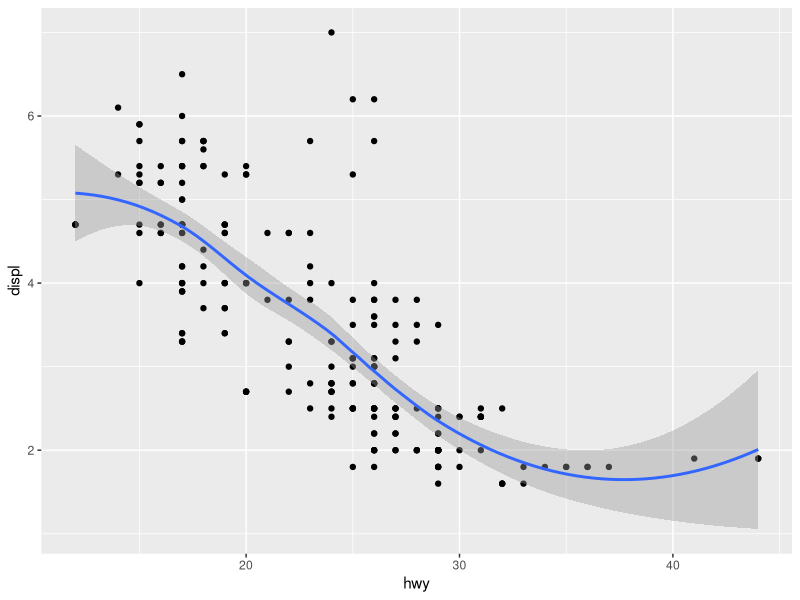

Write R code to recreate this figure.
## ---- chunk 1
knitr::opts_chunk$set(echo = FALSE)
library(tidyverse)
library(lubridate)
## ---- chunk 2
x <- 5
y <- 25

x != y #TRUE
#x*x = y #ERROR (= does assignment not comparison. x*x == y would return TRUE)
x^2>y #FALSE
y<x #FALSE
## ---- chunk 3
my_date <- "July 31, 2020"

mdy(my_date) - months(5) #NA
mdy(my_date) %m-% months(5) #"2020-02-29"
as_date(my_date) %m-% months(5) #NA
# to use as_date() here, you would have to provide a format as below
# as_date(my_date, format="%B %d, %Y")
as_date(my_date) - months(5) #NA
## ---- chunk 4
# A (we gave credit for this answer)
# https://www.rdocumentation.org/packages/base/versions/3.6.2/topics/list 
# says "Almost all lists in R internally are Generic Vectors"
test_vector <- c("hi", 3, 9)
is.list(test_vector) # however this returns false. difference is subtle and too tricky

test_list <- list("hi", 3, 9)
typeof(test_list)

# B (correct answer)
str(test_vector) # these all become strings
str(test_list) # only "hi" is a string; numbers remain numeric

# C
str(test_vector) # all strings

# D
test_vector[1] # works
test_list[1] # also works

## ---- chunk 5
seq(2,10,by=2) #2  4  6  8 10 - CORRECT
2:10 #2  3  4  5  6  7  8  9 10
seq(2,10,length.out=4) #2.000000  4.666667  7.333333 10.000000
#even(2,10) #Error: could not find function "even"
## ---- chunk 6
mpg %>%
  select(displ, hwy) %>%
  ggplot(mapping = aes(x = hwy, y = displ)) + 
  geom_point() + 
  geom_smooth()
## ---- chunk 7
multi_list<- list("Numbers" = seq(3,21,by=3), 
                  "Matrix" = matrix(c(-3,9,6,12,3,21), nrow = 2),
                  "Words"=list("one","two","three"))

 multi_list[["Numbers"]][1] #3
 multi_list[[2]][1,3] #3
 length(multi_list[["Words"]]) #3
 multi_list["Numbers"][1] #3  6  9 12 15 18 21 - CORRECT
## ---- chunk 8
test_tib <- as_tibble(iris)
test_df <- data.frame(iris)


test_tib # A: data type included

test_tib <- test_tib %>% rename("Sepal Length!!" = Sepal.Length)
names(test_tib) # B: spaces and symbols allowed

# C:
#  "All data frames have a row names attribute" 
#  https://www.rdocumentation.org/packages/base/versions/3.6.2/topics/row.names
# "tibble() ... never creates row names." https://r4ds.had.co.nz/tibbles.html 
## ---- chunk 9
df <- data.frame(
  state=c("CA","CA","AZ","AZ"),
  year=c(2019,2020,2019,2020),
  cases=c(34,23,89,27)
)
df
## ---- chunk 10
df$cases #vector
df[3] #df/tibble
#df[[cases]] #error
df["cases"] #df/tibble
## ---- chunk 11
df
## ---- chunk 12
subset(df,year==2020)
## ---- chunk 13
 df[which(df$year==2020),]
 # df[c(2,4)] #CORRECT (returns error)
 df[df$year==2020,]
 subset(df,year==2020)
## ---- chunk 14
l <- 12 # Length
w <- 5 # Width
h <- 6 # Height
## ---- chunk 15
# A: volume never calculated
# if(volume >= 2000) {
#     print("too big")
#     } else if (volume <= 1000){
#     print("too small")
#     } else {
#     print("just right")
#     }

# B: volume is correctly calculated as 360 but logic is incorrect
# (prints "just right" when it should be "too small")
# volume <- l*w*h
# 
# if(volume >= 2000) {
#     print("too big")
#     } else if (volume < 2000){
#     print("just right")
#     } else {
#     print("too small")
#     }

# C: correct answer
volume <- l*w*h
  
if(volume >= 2000) {
    print("too big")
    } else if (volume <= 1000){
    print("too small")
    } else {
    print("just right")
    }

# D: logic is correct but the value is never printed
# volume <- l*w*h
#   
# if(volume >= 2000) {
#     output <- "too big"
#     } else if (volume <= 1000){
#     output <- "too small"
#     } else {
#     output <- "just right"
#     }
## ---- chunk 16
payer <- read_csv("inpatient_payer_ca.csv")

str(payer)
## ---- chunk 17
# this is not the only method
payer <- read_csv(
  "inpatient_payer_ca.csv",
  col_types = "nncccnn"      #this is the argument we were looking for
)

str(payer)
## ---- chunk 18
payer <- payer %>%
  rename_with(~ tolower(gsub(" ","_",.x,fixed=TRUE))) 

# another method using stringr
colnames(payer) <- str_to_lower(gsub(" ", "_", colnames(payer)))

names(payer)
## ---- chunk 19
payer12 <- payer %>%
  arrange(year,oshpd_facility_number, expected_payer, desc(count)) %>%
  distinct(year,oshpd_facility_number, expected_payer, .keep_all=TRUE)

count(payer12)
# 21899 is cut down to 21632 rows
## ---- chunk 20
# search for the exact name of Kern Medical Center
names <- unique(payer12$facility_name)
names[str_detect(names, "KERN")]
# filter desired row
filter(payer12, 
       facility_name == "KERN MEDICAL CENTER", 
       year == 2013, 
       expected_payer == "Private Coverage")
# count is 733
## ---- chunk 21
payer13 <- payer12 %>%
    filter(expected_payer=="Medi-Cal" & year %in% 2010:2015) 

# another filter method to accomplish the same thing
payer13 <- payer12 %>%
    filter(expected_payer == "Medi-Cal", year <= 2015, year >= 2010)

count(payer13) #2557
## ---- chunk 22
payer14 <- payer13 %>%
  mutate(pct_medi_cal = round(100*count/total_inpatient_stays,1)) 

payer14 %>% filter(facility_name=="EDEN MEDICAL CENTER" & year==2015) %>%
  pull(pct_medi_cal) #28.4
## ---- chunk 23
payer15 <- payer14 %>%
  arrange(desc(year),desc(pct_medi_cal))

head(select(payer15, facility_name, pct_medi_cal))

# STAR VIEW ADOLESCENT - P H F
# CRESTWOOD PSYCHIATRIC HEALTH FACILITY-CARMICHAEL	
# CRESTWOOD PSYCHIATRIC HEALTH FACILITY-SACRAMENTO
## ---- chunk 24
summary(payer15$pct_medi_cal) #summary includes the mean (27.38)
mean(payer15$pct_medi_cal) #or calculate the average specifically

payer16 <- payer15 %>%
  mutate(above_below_avg = if_else(pct_medi_cal >= 27.38,"above","below"))
## ---- chunk 25
payer16 %>% filter(year==2010 & facility_name=="WOODLAND MEMORIAL HOSPITAL") %>%
    pull(above_below_avg) #below
## ---- chunk 26
payer17 <- payer16 %>%
  mutate(kaiser_flag = if_else(str_detect(facility_name,"KAISER")==TRUE,
                               "kaiser",
                               "not kaiser")) %>%
  filter(kaiser_flag=="kaiser" & count>0 & year==2015)

count(payer17) #32
## ---- chunk 27
payer17 %>% arrange(desc(pct_medi_cal)) %>% head(1) %>% pull(facility_name)
#	KAISER FND HOSP - SOUTH SACRAMENTO
## ---- chunk 28
payer18 <- payer %>%
  filter(year==2015 & expected_payer=="Medi-Cal") %>%
  select(facility_name, county_name, expected_payer, count, total_inpatient_stays) %>%
  group_by(county_name) %>%
  summarise(medical_total = sum(count),
            all_total = sum(total_inpatient_stays)) %>%
  arrange(desc(medical_total))

head(payer18) #LOS ANGELES
## ---- chunk 29
payer19 <- payer18 %>%
  mutate(coverage_cat = case_when(
    medical_total/all_total > 0.66 ~ "High",
    medical_total/all_total > 0.33 ~ "Medium",
    TRUE ~ "Low"
  )) %>%
  group_by(coverage_cat) %>%
  count() 

payer19 #32
## ---- chunk 30
payer20 <- payer %>%
  filter(year==2015) %>%
  select(facility_name, county_name, expected_payer, count) %>%
  pivot_wider(names_from=expected_payer, values_from=count)

count(payer20) #449
## ---- chunk 31
# pivot_wider(names_from=expected_payer, values_from=count)
## ---- chunk 32
payer_extra <- read_csv(
  "inpatient_payer_ca.csv",
  col_types = "nncccnn") %>%
  rename_with(~ tolower(gsub(" ","_",.x,fixed=TRUE))) %>%
  filter(year==2015 & expected_payer=="Medi-Cal") %>%
  select(facility_name, county_name, expected_payer, count, total_inpatient_stays) %>%
  group_by(county_name) %>%
  summarise(medical_total = sum(count),
            all_total = sum(total_inpatient_stays)) %>%
  mutate(coverage_cat = case_when(
    medical_total/all_total > 0.66 ~ "High",
    medical_total/all_total > 0.33 ~ "Medium",
    TRUE ~ "Low"
  )) %>%
  group_by(coverage_cat) %>%
  count()

payer_extra
identical(payer_extra, payer19) #show they are the same
## ---- chunk 33
knitr::kable(payer_extra,col.names =c("Medi-Cal Coverage","Number of Counties"))
